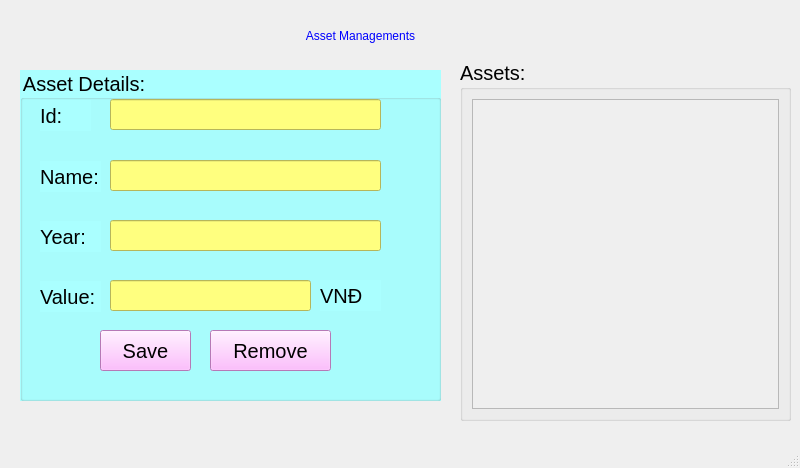
<?xml version="1.0" encoding="UTF-8"?>
<ui version="4.0">
 <class>MainWindow</class>
 <widget class="QMainWindow" name="MainWindow">
  <property name="geometry">
   <rect>
    <x>0</x>
    <y>0</y>
    <width>800</width>
    <height>468</height>
   </rect>
  </property>
  <property name="windowTitle">
   <string>Trần Duy Thanh 20.456</string>
  </property>
  <widget class="QWidget" name="centralwidget">
   <widget class="QLabel" name="label">
    <property name="geometry">
     <rect>
      <x>100</x>
      <y>10</y>
      <width>521</width>
      <height>51</height>
     </rect>
    </property>
    <property name="styleSheet">
     <string notr="true">color: rgb(0, 0, 255);
font: 20pt &quot;MS Shell Dlg 2&quot;;</string>
    </property>
    <property name="text">
     <string>Asset Managements</string>
    </property>
    <property name="alignment">
     <set>Qt::AlignCenter</set>
    </property>
   </widget>
   <widget class="QGroupBox" name="groupBox">
    <property name="geometry">
     <rect>
      <x>460</x>
      <y>60</y>
      <width>331</width>
      <height>361</height>
     </rect>
    </property>
    <property name="font">
     <font>
      <pointsize>15</pointsize>
     </font>
    </property>
    <property name="title">
     <string>Assets:</string>
    </property>
    <layout class="QVBoxLayout" name="verticalLayout">
     <item>
      <widget class="QScrollArea" name="scrollArea">
       <property name="widgetResizable">
        <bool>true</bool>
       </property>
       <widget class="QWidget" name="scrollAreaWidgetContents">
        <property name="geometry">
         <rect>
          <x>0</x>
          <y>0</y>
          <width>309</width>
          <height>315</height>
         </rect>
        </property>
        <layout class="QVBoxLayout" name="verticalLayout_3">
         <item>
          <layout class="QVBoxLayout" name="verticalLayoutButton"/>
         </item>
        </layout>
       </widget>
      </widget>
     </item>
    </layout>
   </widget>
   <widget class="QGroupBox" name="groupBox_2">
    <property name="geometry">
     <rect>
      <x>20</x>
      <y>70</y>
      <width>421</width>
      <height>331</height>
     </rect>
    </property>
    <property name="font">
     <font>
      <pointsize>15</pointsize>
     </font>
    </property>
    <property name="styleSheet">
     <string notr="true">background-color: rgb(170, 255, 255);</string>
    </property>
    <property name="title">
     <string>Asset Details:</string>
    </property>
    <widget class="QLabel" name="label_2">
     <property name="geometry">
      <rect>
       <x>20</x>
       <y>30</y>
       <width>51</width>
       <height>31</height>
      </rect>
     </property>
     <property name="font">
      <font>
       <pointsize>15</pointsize>
      </font>
     </property>
     <property name="text">
      <string>Id:</string>
     </property>
    </widget>
    <widget class="QLineEdit" name="lineEditId">
     <property name="geometry">
      <rect>
       <x>90</x>
       <y>29</y>
       <width>271</width>
       <height>31</height>
      </rect>
     </property>
     <property name="font">
      <font>
       <pointsize>15</pointsize>
      </font>
     </property>
     <property name="styleSheet">
      <string notr="true">background-color: rgb(255, 255, 127);</string>
     </property>
    </widget>
    <widget class="QLineEdit" name="lineEditName">
     <property name="geometry">
      <rect>
       <x>90</x>
       <y>90</y>
       <width>271</width>
       <height>31</height>
      </rect>
     </property>
     <property name="font">
      <font>
       <pointsize>15</pointsize>
      </font>
     </property>
     <property name="styleSheet">
      <string notr="true">background-color: rgb(255, 255, 127);</string>
     </property>
    </widget>
    <widget class="QLabel" name="label_3">
     <property name="geometry">
      <rect>
       <x>20</x>
       <y>91</y>
       <width>61</width>
       <height>31</height>
      </rect>
     </property>
     <property name="font">
      <font>
       <pointsize>15</pointsize>
      </font>
     </property>
     <property name="text">
      <string>Name:</string>
     </property>
    </widget>
    <widget class="QLineEdit" name="lineEditYear">
     <property name="geometry">
      <rect>
       <x>90</x>
       <y>150</y>
       <width>271</width>
       <height>31</height>
      </rect>
     </property>
     <property name="font">
      <font>
       <pointsize>15</pointsize>
      </font>
     </property>
     <property name="styleSheet">
      <string notr="true">background-color: rgb(255, 255, 127);</string>
     </property>
    </widget>
    <widget class="QLabel" name="label_4">
     <property name="geometry">
      <rect>
       <x>20</x>
       <y>151</y>
       <width>61</width>
       <height>31</height>
      </rect>
     </property>
     <property name="font">
      <font>
       <pointsize>15</pointsize>
      </font>
     </property>
     <property name="text">
      <string>Year:</string>
     </property>
    </widget>
    <widget class="QLineEdit" name="lineEditValue">
     <property name="geometry">
      <rect>
       <x>90</x>
       <y>210</y>
       <width>201</width>
       <height>31</height>
      </rect>
     </property>
     <property name="font">
      <font>
       <pointsize>15</pointsize>
      </font>
     </property>
     <property name="styleSheet">
      <string notr="true">background-color: rgb(255, 255, 127);</string>
     </property>
    </widget>
    <widget class="QLabel" name="label_5">
     <property name="geometry">
      <rect>
       <x>20</x>
       <y>211</y>
       <width>61</width>
       <height>31</height>
      </rect>
     </property>
     <property name="font">
      <font>
       <pointsize>15</pointsize>
      </font>
     </property>
     <property name="text">
      <string>Value:</string>
     </property>
    </widget>
    <widget class="QPushButton" name="pushButtonSave">
     <property name="geometry">
      <rect>
       <x>80</x>
       <y>260</y>
       <width>91</width>
       <height>41</height>
      </rect>
     </property>
     <property name="font">
      <font>
       <pointsize>15</pointsize>
      </font>
     </property>
     <property name="styleSheet">
      <string notr="true">background-color: rgb(255, 170, 255);</string>
     </property>
     <property name="text">
      <string>Save</string>
     </property>
     <property name="icon">
      <iconset>
       <normaloff>../images/ic_save.png</normaloff>../images/ic_save.png</iconset>
     </property>
     <property name="iconSize">
      <size>
       <width>32</width>
       <height>32</height>
      </size>
     </property>
    </widget>
    <widget class="QPushButton" name="pushButtonRemove">
     <property name="geometry">
      <rect>
       <x>190</x>
       <y>260</y>
       <width>121</width>
       <height>41</height>
      </rect>
     </property>
     <property name="font">
      <font>
       <pointsize>15</pointsize>
      </font>
     </property>
     <property name="styleSheet">
      <string notr="true">background-color: rgb(255, 170, 255);</string>
     </property>
     <property name="text">
      <string>Remove</string>
     </property>
     <property name="icon">
      <iconset>
       <normaloff>../images/ic_remove.png</normaloff>../images/ic_remove.png</iconset>
     </property>
     <property name="iconSize">
      <size>
       <width>32</width>
       <height>32</height>
      </size>
     </property>
    </widget>
    <widget class="QLabel" name="label_6">
     <property name="geometry">
      <rect>
       <x>300</x>
       <y>210</y>
       <width>61</width>
       <height>31</height>
      </rect>
     </property>
     <property name="font">
      <font>
       <pointsize>15</pointsize>
      </font>
     </property>
     <property name="text">
      <string>VNĐ</string>
     </property>
    </widget>
   </widget>
  </widget>
  <widget class="QMenuBar" name="menubar">
   <property name="geometry">
    <rect>
     <x>0</x>
     <y>0</y>
     <width>800</width>
     <height>22</height>
    </rect>
   </property>
  </widget>
  <widget class="QStatusBar" name="statusbar"/>
 </widget>
 <resources/>
 <connections/>
</ui>
